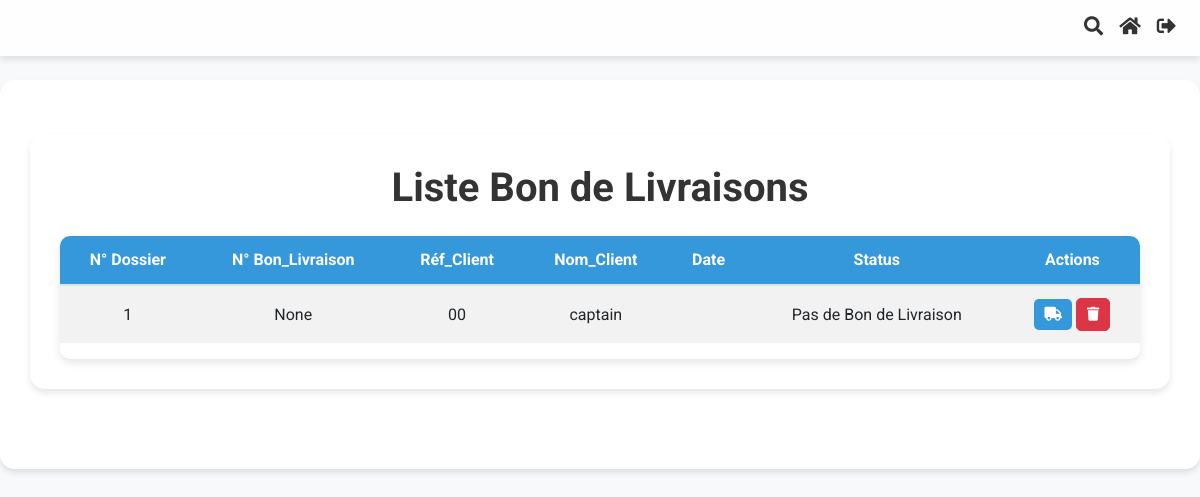
The page /application/bon_livraison/ (signed in) on the database as committed earlier.
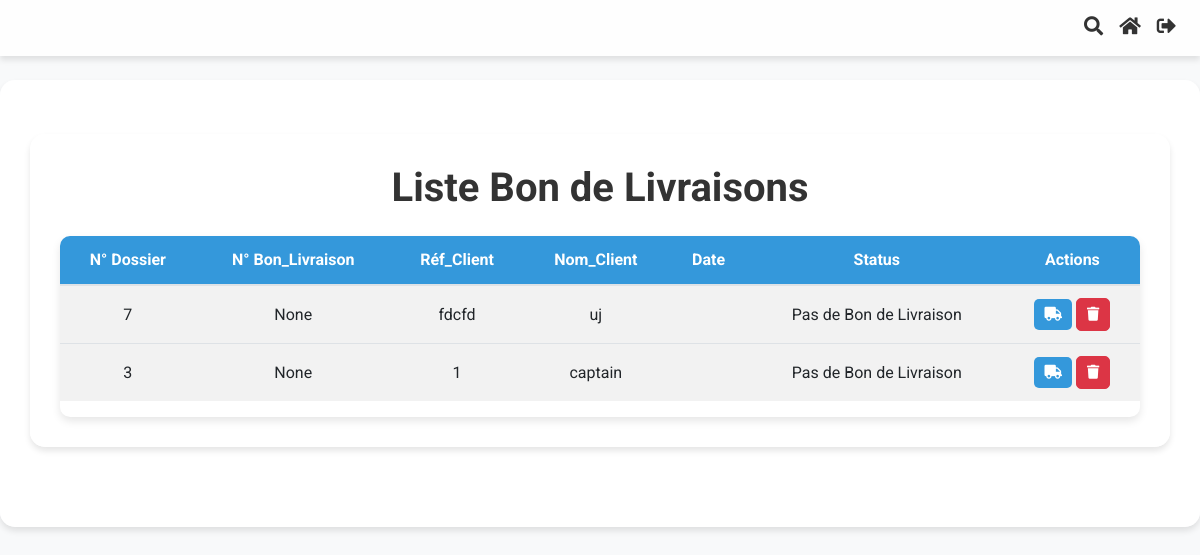
The same page on the database as committed later.
### Application/models.py (models this page shows, shortened)
class Commande(models.Model):
    order_id = models.AutoField(primary_key=True)
    date_time = models.DateTimeField(auto_now_add=True)
    company_reference_number = models.CharField(max_length=100)
    client_name = models.CharField(max_length=100, default="")
    adresse = models.CharField(max_length=255, blank=True, null=True)
    email = models.EmailField(blank=True, null=True)
    fax = models.CharField(max_length=50, blank=True, null=True)
    ice = models.CharField(max_length=50, blank=True, null=True)
    infographiste = models.CharField(max_length=100, blank=True, null=True)
    order_status = models.CharField(max_length=50, choices=[
        ('draft', 'Draft'),
        ('completed', 'Completed')
    ])
    bc_number = models.CharField(max_length=50, blank=True, null=True)
    date_bc = models.DateField(blank=True, null=True)
    devis_date = models.DateTimeField(blank=True, null=True)
    devis_numero = models.IntegerField(null=True, blank=True)
    facture_date = models.DateTimeField(blank=True, null=True)
    facture_numero = models.IntegerField(null=True, blank=True)
    bl_date = models.DateTimeField(blank=True, null=True)
    bl_numero = models.IntegerField(null=True, blank=True)
    remarque = models.CharField(max_length=50, choices=[
        ('paye', 'Payé'),
        ('non_paye', 'Non Payé')
    ], default='non payé')
    facture_status = models.CharField(max_length=50, choices=[
            ('no_facture', 'Pas de Facture'),
            ('facture_termine', 'Facture Terminée')
        ], default='pas de facture')
    bl_status = models.CharField(max_length=50, choices=[
            ('no_bl', 'Pas de bon_livraison'),
            ('bl_termine', 'bon_livraison Terminé')
        ], default='pas de bon_livraison')
    devis_status = models.CharField(max_length=50, choices=[
            ('no_devis', 'Pas de Devis'),
            ('devis_termine', 'Devis Terminé')
        ], default='pas de devis')

### Application/views.py (the view)
# urls.py: path('bon_livraison/', views.liste_bon_livraison, name='liste_bon_livraison'),
@login_required
@user_passes_test(lambda u: u.groups.filter(name='Directeurs').exists())
def liste_bon_livraison(request):
    query = request.GET.get('q')
    if query:
        bon_livraison = Commande.objects.filter(
            Q(order_status='completed') & (
                Q(company_reference_number__icontains=query) |
                Q(client_name__icontains=query) |
                Q(bl_numero__icontains=query)
            )
        )
    else:
        bon_livraison = Commande.objects.filter(order_status='completed').order_by('-date_time')
    is_assistant = request.user.groups.filter(name='Assistants').exists()
    return render(request, 'Application/liste_bon_livraison.html', {'bon_livraison': bon_livraison, 'is_assistant' : is_assistant})

### Application/templates/Application/liste_bon_livraison.html (shortened to what this page needs)
{% extends "base.html" %}
{% load static %}
{% block content %}
<div class="container mt-4">
    <h1 class="text-center mb-4">Liste Bon de Livraisons</h1>
    <div class="table-responsive custom-table">
        <table class="table table-striped" id="factureTable">
            <thead>
                <tr>
                    <th>N° Dossier</th>
                    <th>N° Bon_Livraison</th>
                    <th>Réf_Client</th>
                    <th>Nom_Client</th>
                    <th>Date</th>
                    <th>Status</th>
                    <th>Actions</th>
                </tr>
            </thead>
            <tbody>
                {% for bon_livraison in bon_livraison %}
                    <tr>
                        <td>{{ bon_livraison.order_id }}</td>
                        <td>{{ bon_livraison.bl_numero }}</td>
                        <td>{{ bon_livraison.company_reference_number }}</td>
                        <td>{{ bon_livraison.client_name }}</td>
                        <td>{{ bon_livraison.bl_date|date:"d/m/Y" }}</td>
                        <td>
                            <form method="post" action="{% url 'update_bl_status' bon_livraison.pk %}">
                                {% if bon_livraison.bl_status == 'bl_termine' %}
                                    Bon de Livraison Terminé
                                {% else %}
                                    Pas de Bon de Livraison
                                {% endif %}
                            </form>
                        </td>
                        <td>
                            <a href="{% url 'generer_bon_livraison' bon_livraison.pk %}" class="btn btn-sm btn-custom">
                                <i class="fas fa-truck"></i>
                            </a>
                            <button type="button" class="btn btn-sm btn-danger" data-toggle="modal" data-target="#deleteModal{{ bon_livraison.pk }}">
                                <i class="fas fa-trash"></i>
                            </button>
                        </td>
                    </tr>
                {% endfor %}
            </tbody>
        </table>
    </div>
</div>
{% endblock %}

Rows that differ between the two databases and show on the page:
removed Commande: order_id "1", bl_numero "None", company_reference_number "00", client_name "captain", shows "Pas de Bon de Livraison"
added Commande: order_id "7", bl_numero "None", company_reference_number "fdcfd", client_name "uj", shows "Pas de Bon de Livraison"
added Commande: order_id "3", bl_numero "None", company_reference_number "1", client_name "captain", shows "Pas de Bon de Livraison"
